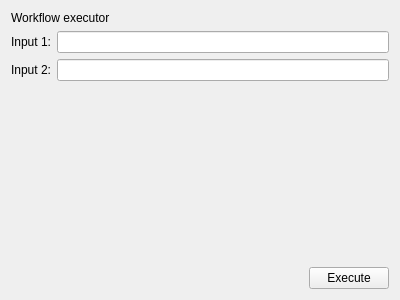
<?xml version="1.0" encoding="UTF-8"?>
<ui version="4.0">
 <class>Form</class>
 <widget class="QWidget" name="Form">
  <property name="geometry">
   <rect>
    <x>0</x>
    <y>0</y>
    <width>400</width>
    <height>300</height>
   </rect>
  </property>
  <property name="windowTitle">
   <string>Form</string>
  </property>
  <layout class="QVBoxLayout" name="verticalLayout">
   <item>
    <widget class="QLabel" name="label">
     <property name="text">
      <string>Workflow executor</string>
     </property>
    </widget>
   </item>
   <item>
    <layout class="QHBoxLayout" name="horizontalLayout">
     <item>
      <widget class="QLabel" name="label_2">
       <property name="text">
        <string>Input 1:</string>
       </property>
      </widget>
     </item>
     <item>
      <widget class="QLineEdit" name="lineEdit"/>
     </item>
    </layout>
   </item>
   <item>
    <layout class="QHBoxLayout" name="horizontalLayout_2">
     <item>
      <widget class="QLabel" name="label_3">
       <property name="text">
        <string>Input 2:</string>
       </property>
      </widget>
     </item>
     <item>
      <widget class="QLineEdit" name="lineEdit_2"/>
     </item>
    </layout>
   </item>
   <item>
    <spacer name="verticalSpacer">
     <property name="orientation">
      <enum>Qt::Vertical</enum>
     </property>
     <property name="sizeHint" stdset="0">
      <size>
       <width>20</width>
       <height>40</height>
      </size>
     </property>
    </spacer>
   </item>
   <item>
    <layout class="QHBoxLayout" name="horizontalLayout_3">
     <item>
      <spacer name="horizontalSpacer">
       <property name="orientation">
        <enum>Qt::Horizontal</enum>
       </property>
       <property name="sizeHint" stdset="0">
        <size>
         <width>40</width>
         <height>20</height>
        </size>
       </property>
      </spacer>
     </item>
     <item>
      <widget class="QPushButton" name="execute_button">
       <property name="text">
        <string>Execute</string>
       </property>
      </widget>
     </item>
    </layout>
   </item>
  </layout>
 </widget>
 <resources/>
 <connections/>
</ui>
